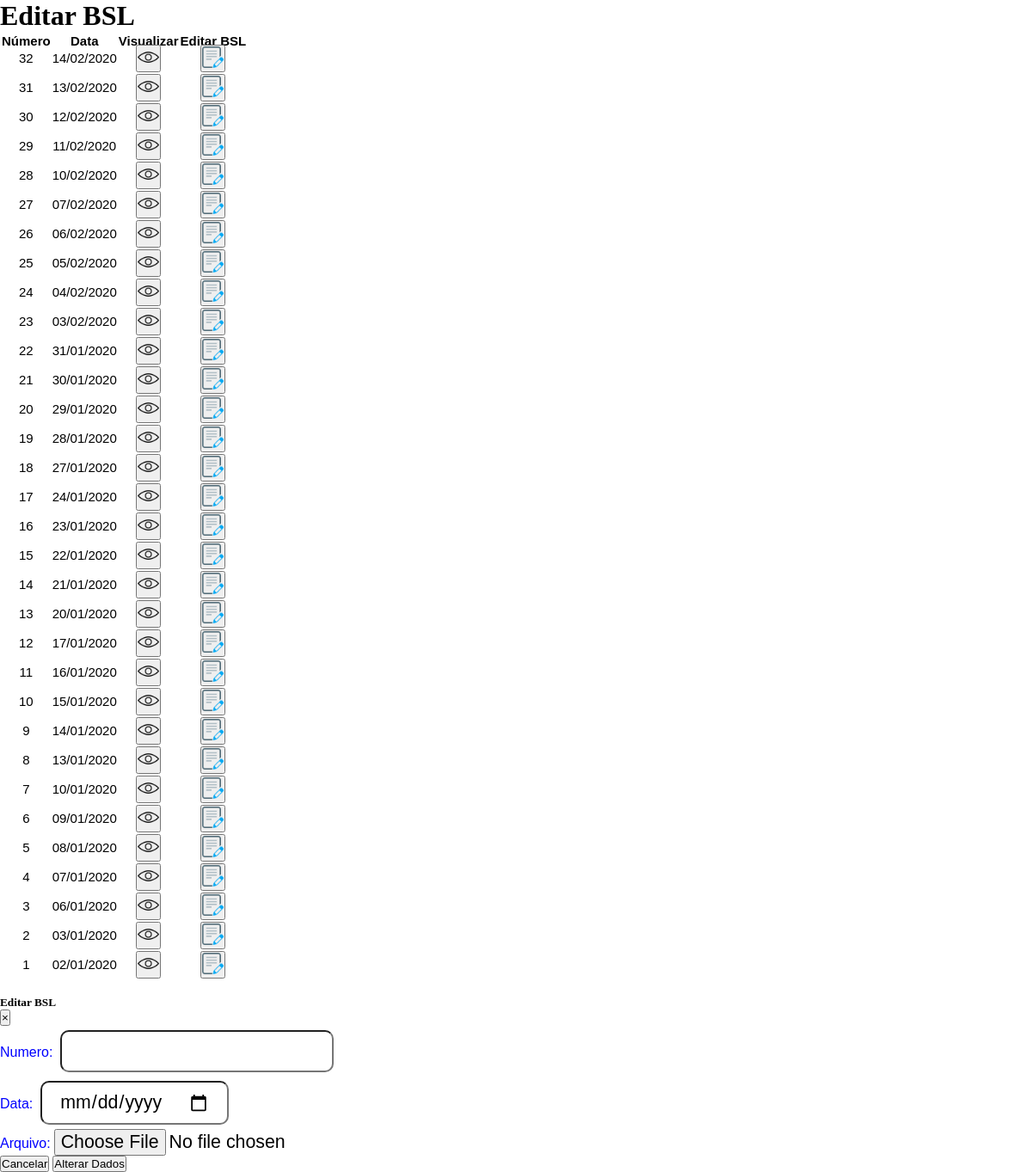
The app's page /edicao-bsl.php with its own data.
### tables this page shows
CREATE TABLE `cad_bsl` (
  `id_bsl` int(11) NOT NULL,
  `numero` int(11) DEFAULT NULL,
  `data` date DEFAULT NULL,
  `arquivo` varchar(100) DEFAULT NULL
);

### classes/bsl.php (called while the page is built, shortened)
<?php
Class Bsl
{
	public function buscarBsl()
	{
		global $pdo;
		$cmd = $pdo->query("SELECT * FROM cad_bsl ORDER BY numero DESC");
		$dados = $cmd->fetchAll(PDO::FETCH_ASSOC);
		return $dados;
	}
}
?>

### edicao-bsl.php (the view, shortened to what this page needs)
<?php
    require_once 'classes/bsl.php';
    $b = new Bsl;
    $b->conectar("inss", "127.0.0.1", "root", "8800");
    $busca = $b->buscarBsl();
?>
<!DOCTYPE html>
<html>
<head>
    <link rel="stylesheet" href="css/style_cadastro.css">
</head>
<body>
 <div class="plugins-area">
        <h1>Editar BSL</h1>
        <pre>
            <div class="editar">
        <div class="row">
            <div class="col-md-12">
                <table class="table">
                    <thead>
                        <tr>
                            <th>Número</th>
                            <th>Data</th>
                            <th>Visualizar</th>
                            <th>Editar BSL</th>
                        </tr>
                            <?php foreach ($busca as $dado) {?>
                            <td><?php echo $dado["numero"]; ?></td>
                            <td><?php echo date('d/m/Y', strtotime($dado["data"]))?></td>
                            <td><?php echo "<a href=\"bsl/". $dado["arquivo"]."\" target='blank' >"?><button type="button" ><img src="img/visu.png"></button></td>
                            <td><button id="editar" type="button" data-toggle="modal" data-target="#editarBsl" data-whateverid="<?php echo $dado['id_bsl']; ?>"data-whatevernum="<?php echo $dado['numero']; ?>" data-whateverdata="<?php echo date('d/m/Y', strtotime($dado["data"]))?>" data-whateverfile="<?php echo $dado["arquivo"]; ?>"><img src="img/editar.png"></button></td>
                            <?php  } ?>
                    </thead>
                </table>
            </div>
        </div>
    </div>
        </pre>
    </div>
    <div class="modal fade" id="editarBsl" tabindex="-1" aria-labelledby="exampleModalLabel" aria-hidden="true">
        <div class="modal-dialog">
            <div class="modal-content">
                <div class="modal-header">
                    <h5 class="modal-title" id="exampleModalLabel">Editar BSL</h5>
                    <button type="button" class="close" data-dismiss="modal" aria-label="Close">
                        <span aria-hidden="true">&times;</span>
                    </button>
                </div>
                <div class="modal-body">
                    <form method="POST" action="http://localhost/teste/alteracao-bsl.php" enctype="multipart/form-data">
                        <div class="form-group">
                            <label for="recipient-numero" class="col-form-label">Numero:</label>
                            <input name="numero" type="text" class="form-control" id="recipient-numero">
                        </div>
                        <div class="form-group">
                            <label for="recipient-data" class="col-form-label">Data:</label>
                            <input name="data" type="date" class="form-control" id="recipient-data"></input>
                        </div>
                        <div class="form-group">
                            <label for="recipient-file" class="col-form-label">Arquivo:</label>
                            <input name="arquivo" type="file" class="form-control" id="recipient-file"></input>
                        </div>
                        <div class="modal-footer">
                            <button type="button" class="btn btn-primary" data-dismiss="modal">Cancelar</button>
                            <button type="submit" class="btn btn-danger">Alterar Dados</button>
                        </div>
                    </form>
                </div>
            </div>
        </div>
    </div>
</body>
</html>

### css/style_cadastro.css (style rules this page uses)
* { margin: 0px; padding: 0px; }
button img { padding: unset; height:25px; width: 25px; }
input { margin: 05px; border-radius: 10px; font-size: 16pt; padding: 10px 20px; font-family: arial; }
label { font-family: arial; color: blue; }
input[type=file] { border-radius: unset; padding: unset; margin: inherit; width: auto; font-family: arial; }
pre { line-height: 9px;text-align: center;padding: 0px;font-size: 15px;font-family: sans-serif; }
div .editar { line-height: 0px;text-align: center;padding: 0px;font-size: 15px;font-family: sans-serif; }
table { align-content: center; }
th { text-align: center; }

### records on screen
cad_bsl: numero "32", data "14/02/2020"
cad_bsl: numero "31", data "13/02/2020"
cad_bsl: numero "30", data "12/02/2020"
cad_bsl: numero "29", data "11/02/2020"
cad_bsl: numero "28", data "10/02/2020"
cad_bsl: numero "27", data "07/02/2020"
cad_bsl: numero "26", data "06/02/2020"
cad_bsl: numero "25", data "05/02/2020"
cad_bsl: numero "24", data "04/02/2020"
cad_bsl: numero "23", data "03/02/2020"
cad_bsl: numero "22", data "31/01/2020"
cad_bsl: numero "21", data "30/01/2020"
cad_bsl: numero "20", data "29/01/2020"
cad_bsl: numero "19", data "28/01/2020"
cad_bsl: numero "18", data "27/01/2020"
cad_bsl: numero "17", data "24/01/2020"
cad_bsl: numero "16", data "23/01/2020"
cad_bsl: numero "15", data "22/01/2020"
cad_bsl: numero "14", data "21/01/2020"
cad_bsl: numero "13", data "20/01/2020"
cad_bsl: numero "12", data "17/01/2020"
cad_bsl: numero "11", data "16/01/2020"
cad_bsl: numero "10", data "15/01/2020"
cad_bsl: numero "9", data "14/01/2020"
cad_bsl: numero "8", data "13/01/2020"
cad_bsl: numero "7", data "10/01/2020"
cad_bsl: numero "6", data "09/01/2020"
cad_bsl: numero "5", data "08/01/2020"
cad_bsl: numero "4", data "07/01/2020"
cad_bsl: numero "3", data "06/01/2020"
cad_bsl: numero "2", data "03/01/2020"
cad_bsl: numero "1", data "02/01/2020"
